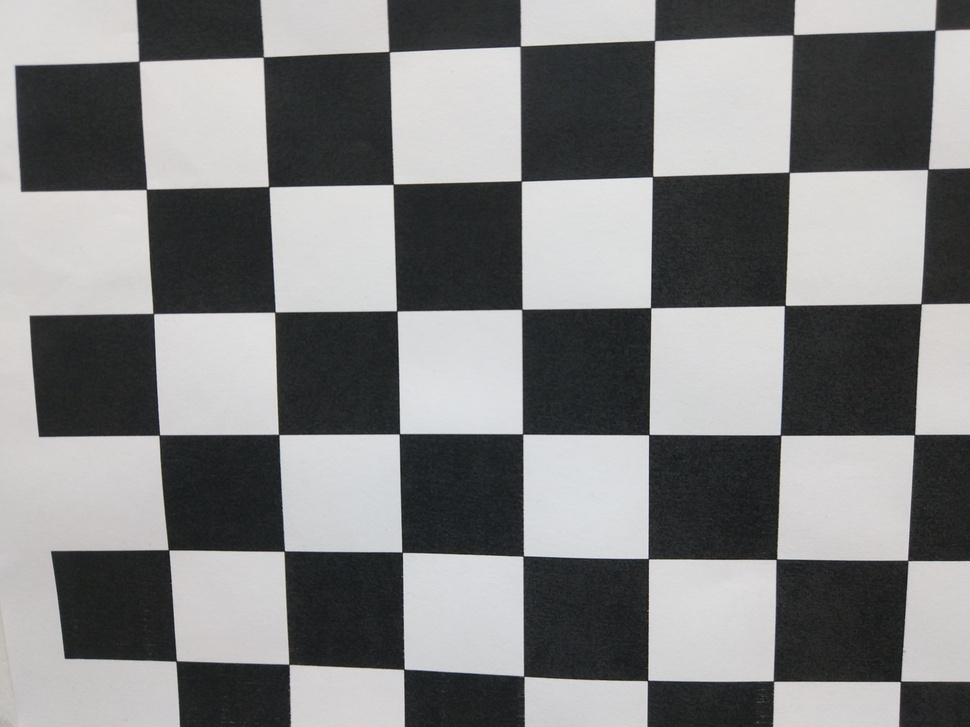
#> input picture calibration.jpg, 970 x 727 px, shrunk from 4000 x 3000 before the run
$ python task1.py
#> lines starting #> are read from the running program, lines starting #| are printed output that depends on the picture; after the words box and inside, x2 and y2 are one past the last pixel; in counts of white or black regions, pixels touching at a corner belong together; long printed decimals are rounded
import numpy as np
import cv2
import glob

# termination criteria
criteria = (cv2.TERM_CRITERIA_EPS + cv2.TERM_CRITERIA_MAX_ITER, 30, 0.001)

# prepare object points, like (0,0,0), (1,0,0), (2,0,0) ....,(6,5,0)
objp = np.zeros((6*7,3), np.float32)
objp[:,:2] = np.mgrid[0:7,0:6].T.reshape(-1,2)

# Arrays to store object points and image points from all the images.
objpoints = [] # 3d point in real world space
imgpoints = [] # 2d points in image plane.


img = cv2.imread('calibration.jpg')
#> img is the input picture: shape (727, 970, 3); mean B, G, R 129.5, 129.1, 128.6
gray = cv2.cvtColor(img,cv2.COLOR_BGR2GRAY)

# Find the chess board corners
ret, corners = cv2.findChessboardCorners(gray, (7,6),None)
#> ret = True; corners = 42 rows, first 8: [900.5, 681.3], [773.5, 681.2], [647.5, 680.5], [523.7, 676.3], [403.9, 669.3], [288.8, 664.4], [176.2, 661], [907.7, 560.4]

# If found, add object points, image points (after refining them)

if ret == True:
	objpoints.append(objp)

	corners2 = cv2.cornerSubPix(gray,corners,(11,11),(-1,-1),criteria)
#> corners2 = 42 rows, first 8: [900.5, 681.3], [773.5, 681.1], [647.6, 680.5], [523.8, 676.3], [403.9, 669.3], [289.1, 664.3], [176.1, 661], [907.7, 560.5]
	imgpoints.append(corners2)

	# Draw and display the corners
	img = cv2.drawChessboardCorners(img, (7,6), corners2,ret)
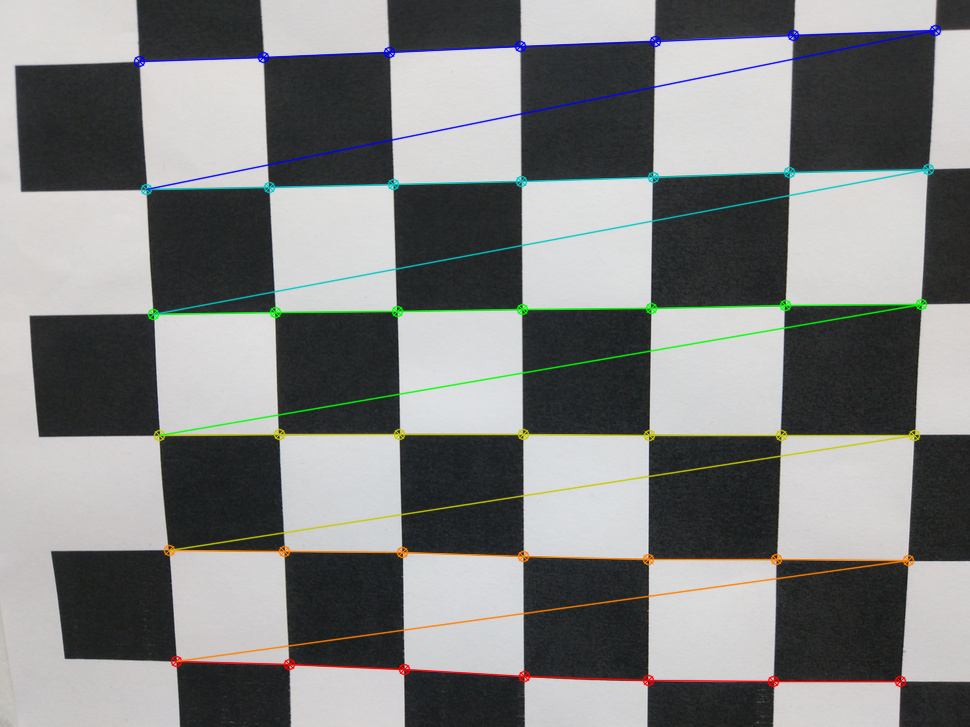
#> img: shape (727, 970, 3); 4.04% of pixels changed, all inside (x1, y1, x2, y2) = (133, 24, 942, 688)
	cv2.imshow('img',img)
	cv2.waitKey(500)

ret, mtx, dist, rvecs, tvecs = cv2.calibrateCamera(objpoints, imgpoints, gray.shape[::-1],None,None)
#> ret = 1.26; mtx = [[313.2, 0, 474.3], [0, 314.5, 307.4], [0, 0, 1]]; dist = [[0.0227, -0.012, -2e-05, -0.000125, 0.00168]]; rvecs = ([0.0568, -0.0691, 3.13],); tvecs = ([3.41, 2.98, 2.51],)

##############################################
#upper is for task 1, lower is for task 2
##############################################
print(mtx)
#| [[313.174   0.         474.287]
#|  [  0.         314.456 307.444]
#|  [  0.           0.           1.        ]]


img = cv2.imread('left.jpg')
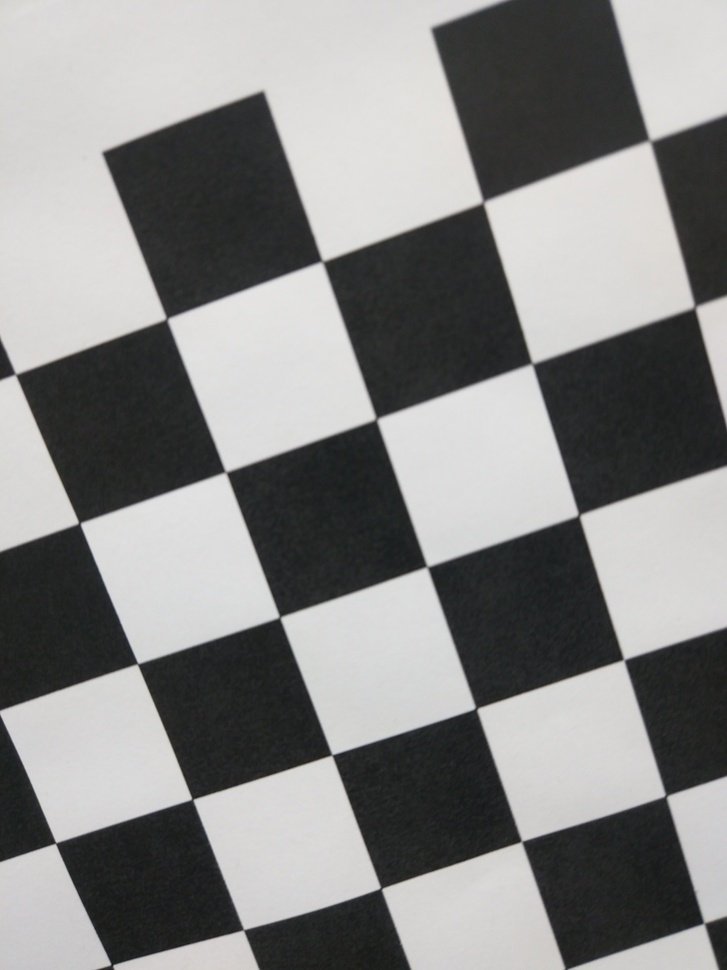
#> input picture left.jpg, 727 x 970 px, shrunk from 3000 x 4000 before the run
#> img is the input picture: shape (970, 727, 3); mean B, G, R 133.7, 134.6, 134.5
h,  w = img.shape[:2]
#> h = 970; w = 727
newcameramtx, roi=cv2.getOptimalNewCameraMatrix(mtx, dist, (w,h), 1, (w,h))
#> newcameramtx = [[314.8, 0, 474], [0, 317.2, 308.4], [0, 0, 1]]; roi = (30, 2, 692, 928)

# undistort
mapx, mapy = cv2.initUndistortRectifyMap(mtx, dist, None, newcameramtx, (w,h), 5)
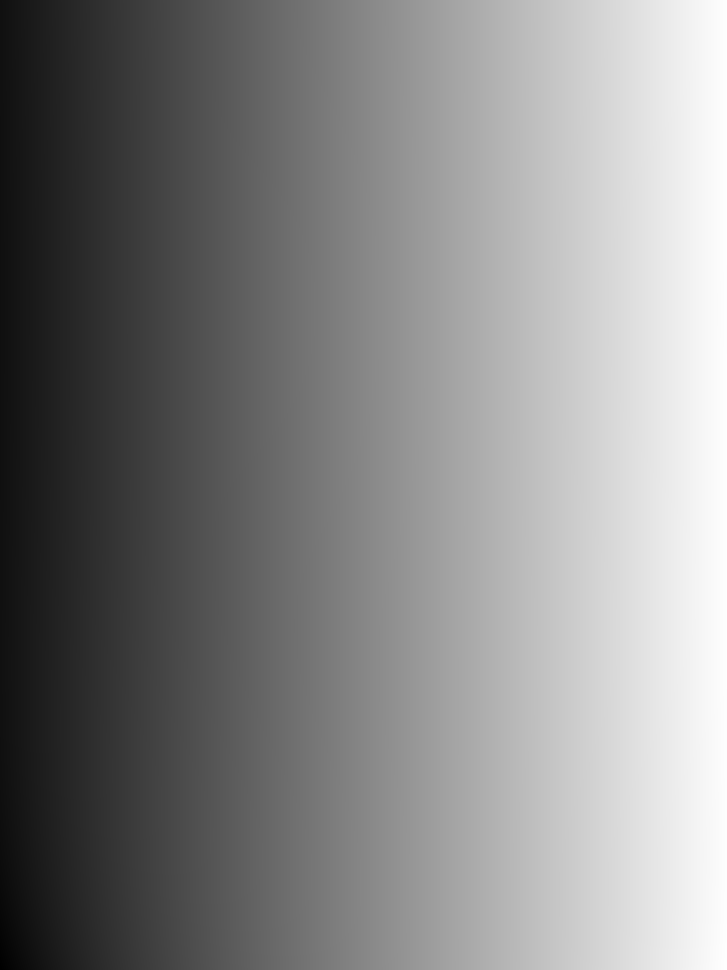
#> mapx: shape (970, 727) float32; min -50.08, max 730.6, mean 362.3; drawn with min black and max white
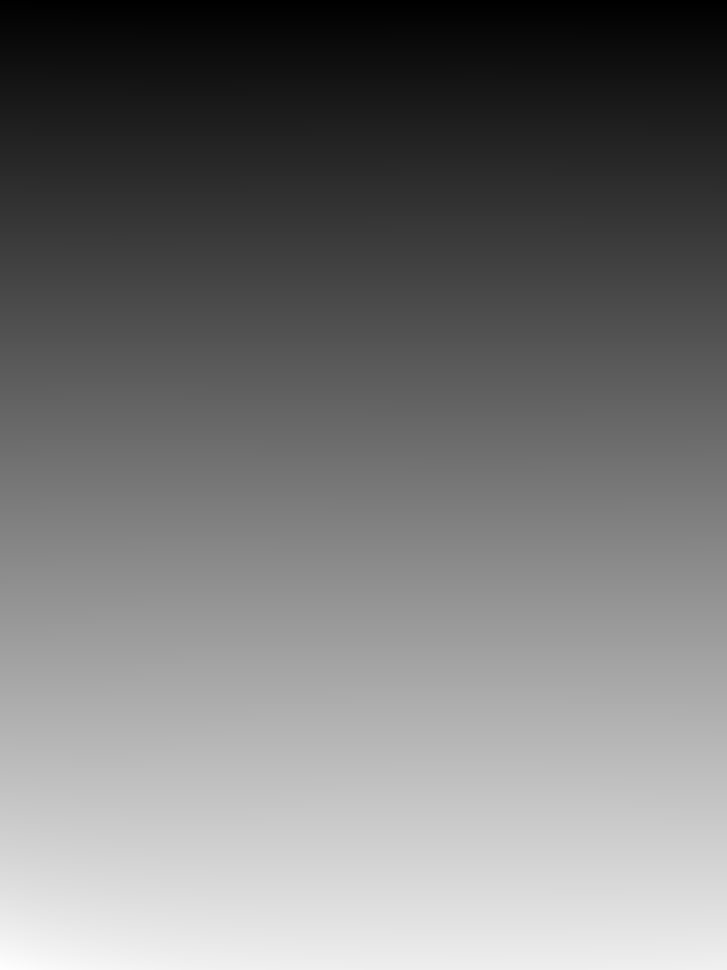
#> mapy: shape (970, 727) float32; min -2.37, max 1035.3, mean 484; drawn with min black and max white
dst = cv2.remap(img, mapx, mapy, cv2.INTER_LINEAR)
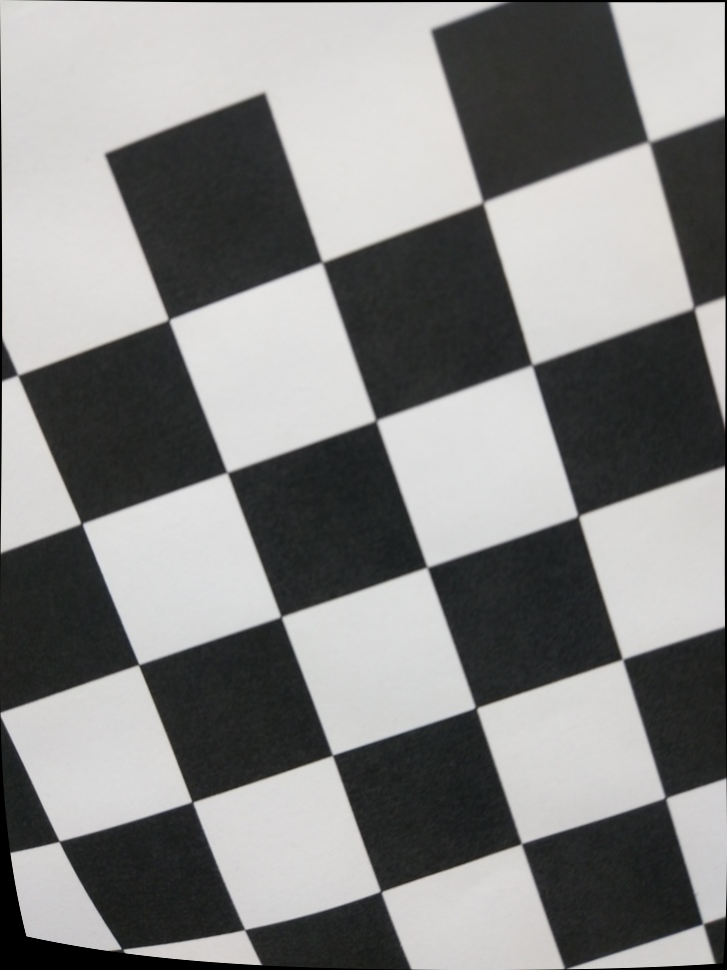
#> dst: shape (970, 727, 3); mean B, G, R 131.7, 132.5, 132.4
# crop the image
x, y, w, h = roi
#> x = 30; y = 2; w = 692; h = 928
dst = dst[y:y+h, x:x+w]
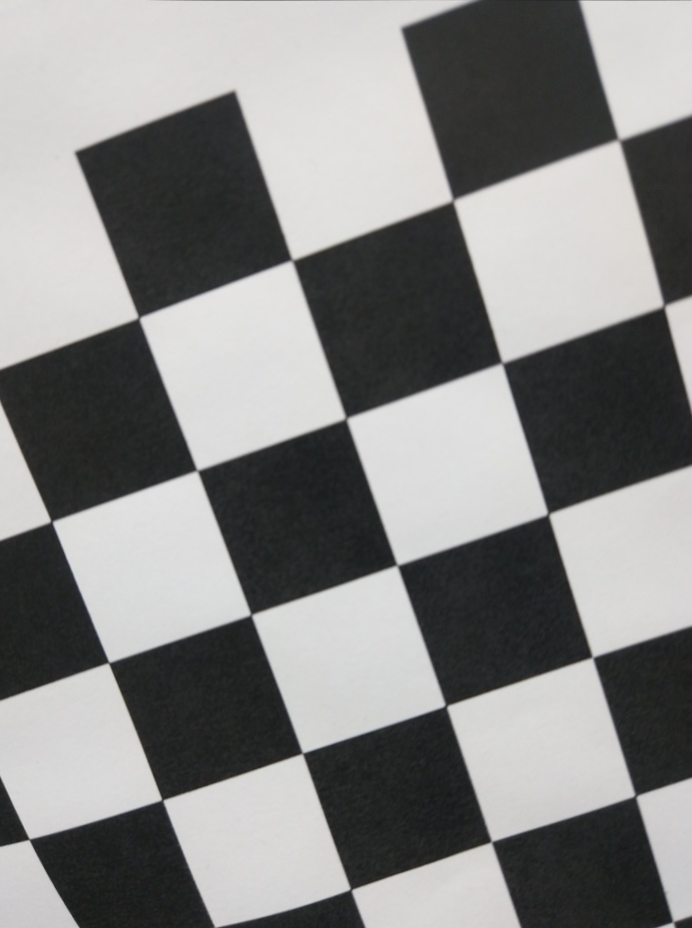
#> dst: shape (928, 692, 3); mean B, G, R 133, 133.9, 133.7
cv2.imwrite('calibresult.png', dst)


# [6 lines of commented-out code are left out]
